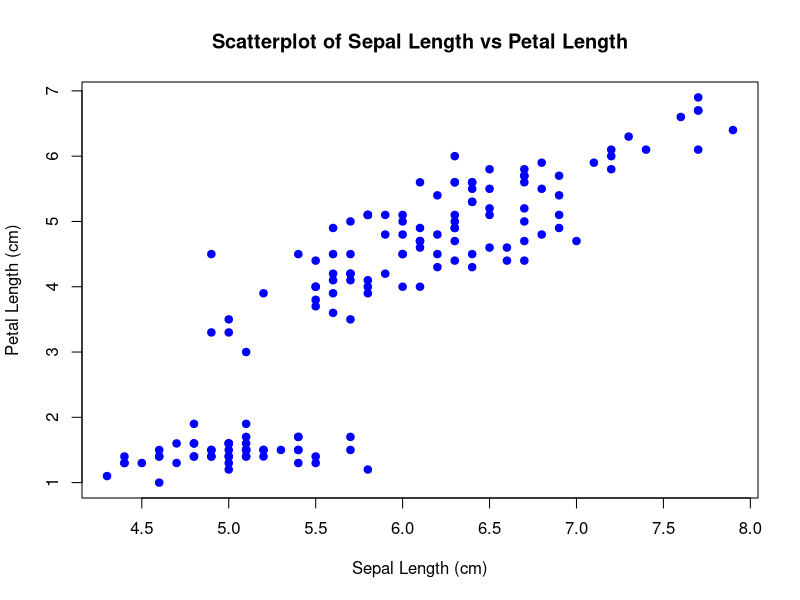
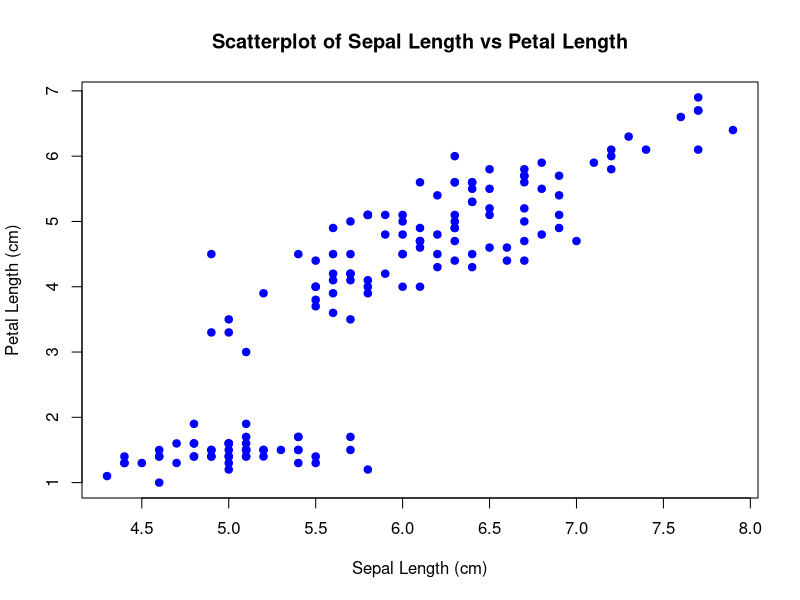

R code for these plots, in order:
# Load the built-in iris dataset
data(iris)

# Create a scatter plot with labels and title
plot(iris$Sepal.Length, iris$Petal.Length,
     main = "Scatterplot of Sepal Length vs Petal Length",
     xlab = "Sepal Length (cm)",
     ylab = "Petal Length (cm)",
     col = "blue",
     pch = 19)  # solid circle points

# Save the plot as a high-resolution PNG file
png(filename = "iris_scatterplot.png", width = 1600, height = 1200, res = 300)

# Recreate the same plot for saving
plot(iris$Sepal.Length, iris$Petal.Length,
     main = "Scatterplot of Sepal Length vs Petal Length",
     xlab = "Sepal Length (cm)",
     ylab = "Petal Length (cm)",
     col = "blue",
     pch = 19)

# Close the device to save the file
dev.off()
